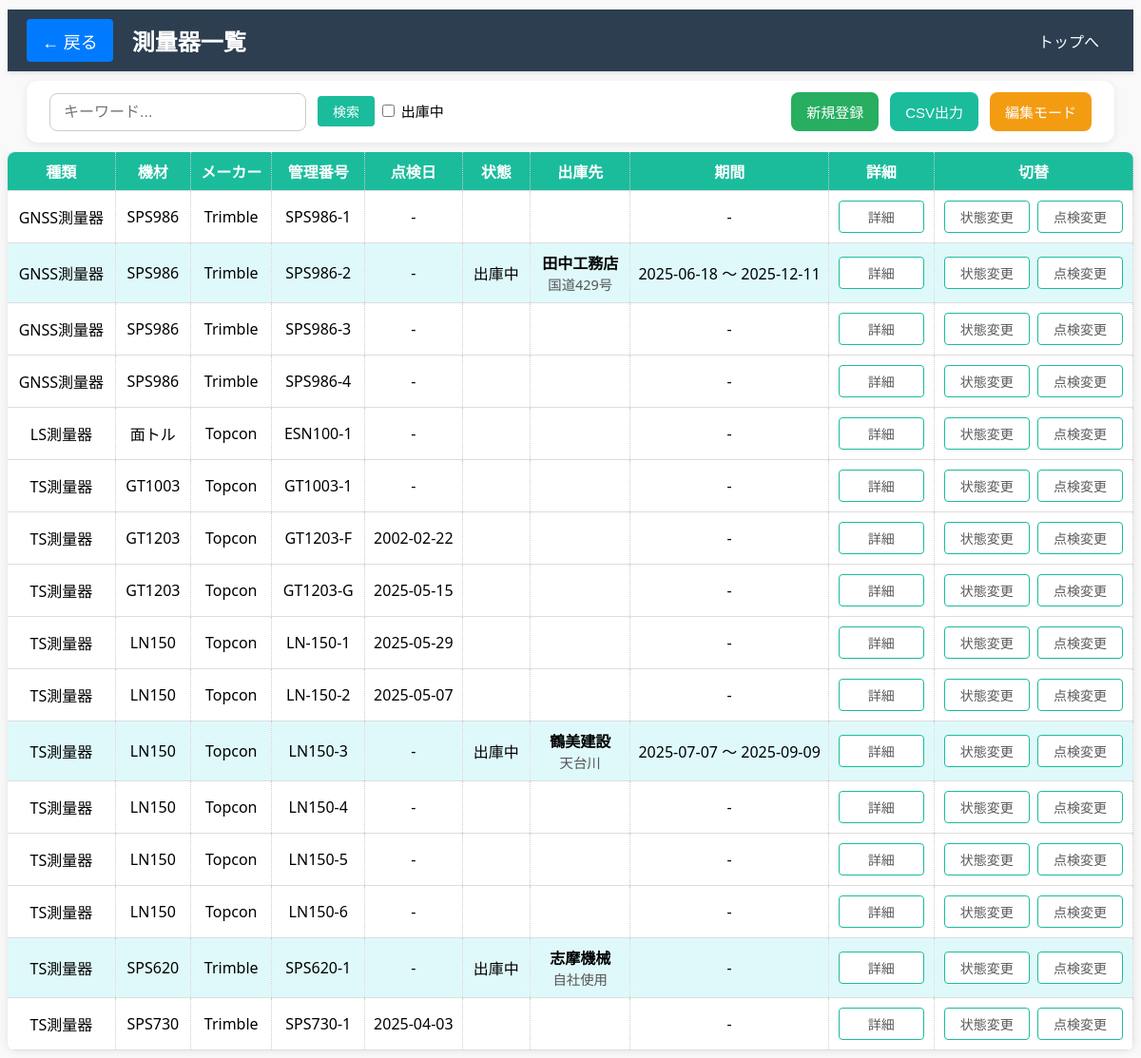
Page /surveying_list (signed in) on the committed database.
### models.py (models this page shows, shortened)
class SurveyingTool(db.Model):
    __tablename__ = 'surveying_tools'
    id = db.Column(db.Integer, primary_key=True)
    tool_type = db.Column(db.String(100), nullable=True)
    name = db.Column(db.String(100), nullable=False)              # 機材名
    manufacturer = db.Column(db.String(100), nullable=True)       # メーカー
    serial_number = db.Column(db.String(100), nullable=True)      # 管理番号
    inspection_date = db.Column(db.Date, nullable=True)           # 点検日
    pdf_filename = db.Column(db.String(255), nullable=True)
    is_active = db.Column(db.Boolean, default=True, nullable=True)  # 状態 (True=未使用、False=出庫中)
    state = db.Column(db.String(50))
    shipment_location = db.Column(db.String(255), nullable=True)   # 出庫先 会社名
    shipment_site = db.Column(db.String(255), nullable=True)       # 出庫現場
    shipment_start_date = db.Column(db.Date, nullable=True)        # 出庫開始期間
    shipment_end_date = db.Column(db.Date, nullable=True)          # 出庫終了期間
    pdf_filename = db.Column(db.String(255), nullable=True)
    updated_at = db.Column(db.DateTime, default=datetime.utcnow, onupdate=datetime.utcnow)

### main.py (the view)
@app.route('/surveying_list')
@login_required
def surveying_list():
    surveying_tools = SurveyingTool.query.order_by(
        SurveyingTool.tool_type.asc(),     # 種類で昇順（存在すれば）
        SurveyingTool.name.asc(),          # 名前で昇順
        SurveyingTool.serial_number.asc()  # 管理番号で昇順
    ).all()
    return render_template('surveying_list.html', surveying_tools=surveying_tools)

### main.py (called while the page is built)
@login_manager.user_loader
def load_user(user_id):
    return User.query.get(int(user_id))

### templates/surveying_list.html (shortened to what this page needs)
<!DOCTYPE html>
<html lang="ja">
<head>
    <link rel="stylesheet" href="{{ url_for('static', filename='surveying_tool.css') }}">
    <link rel="stylesheet" href="{{ url_for('static', filename='common.css') }}">
    <link rel="stylesheet" href="https://cdnjs.cloudflare.com/ajax/libs/font-awesome/6.4.0/css/all.min.css" />
</head>
<body>
<div class="sticky-wrapper">
    <header class="header-bar">
        <div class="left-group">
            <a href="{{ url_for('index') }}" class="back-button">← 戻る</a>
            <h1 class="page-title">測量器一覧</h1>
        </div>
        <div class="right-group">
            <a href="{{ url_for('index') }}">トップへ</a>
        </div>
    </header>
    <h2>
        <div class="about-container">
            <div class="search-container">
                <input type="text" id="search-input" placeholder="キーワード...">
                <button id="search-button">検索</button>
                    <input type="checkbox" id="shippedOnlyCheckbox" onchange="filterTable()"> 出庫中
            </div>
            <div class="action-buttons">
                <a href="{{ url_for('add_surveying_tool') }}" class="add_button">新規登録</a>
                <button class="csv-button" id="csv-export-btn">CSV出力</button>
                <button class="edit_button" onclick="toggleDeleteColumn()">編集モード</button>
            </div>
        </div>
    </h2>
</div>
<table id="printable-table">
    <thead>
        <tr>
            <th>種類</th>
            <th>機材</th>
            <th>メーカー</th>
            <th>管理番号</th>
            <th>点検日</th>
            <th>状態</th>
            <th>出庫先</th>
            <th>期間</th>
            <th>詳細</th>
            <th>切替</th>
        </tr>
    </thead>
    <tbody>
        {% for tool in surveying_tools %}
        <tr data-tool-id="{{ tool.id }}" {% if not tool.is_active and tool.state != '予定' %} class="shipped"{% endif %}>
            <td class="fixed-cell">
            <span class="display-text">{{ tool.tool_type or '' }}</span>
            </td>
            <td class="fixed-cell">
            <span class="display-text">{{ tool.name }}</span>
            </td>
            <td class="fixed-cell">
            <span class="display-text">{{ tool.manufacturer or '' }}</span>
            </td>
            <td class="fixed-cell">
            <span class="display-text">{{ tool.serial_number or '' }}</span>
            </td>
            <td class="fixed-cell">
                {{ tool.inspection_date.strftime('%Y-%m-%d') if tool.inspection_date else '-' }}
                <br>
            </td>
            <td class="status-cell">
                <span class="status-display" id="status-display-{{ tool.id }}">
                    {% if tool.state == '予定' %}
                        予定
                    {% elif not tool.is_active %}
                        出庫中
                    {% endif %}
                </span>
            </td>
            <td class="fixed-cell">
                <div>
                    <strong>{{ tool.shipment_location or '' }}</strong><br>
                    <span style="font-size: 0.9em; color: #555;">{{ tool.shipment_site or '' }}</span>
                </div>
            </td>
            <td class="fixed-cell">
                {% if tool.shipment_start_date and tool.shipment_end_date %}
                    {{ tool.shipment_start_date.strftime('%Y-%m-%d') }} ～ {{ tool.shipment_end_date.strftime('%Y-%m-%d') }}
                {% else %}
                    -
                {% endif %}
            </td>
            <td class="fixed-cell">
                <button type="button" onclick="showShipmentDetails({{ tool.id }})">詳細</button>
            </td>
            <td class="fixed-cell">
                <button type="button" onclick="toggleStateForm({{ tool.id }})">状態変更</button>
                <button type="button" onclick="showInspectionPopup({{ tool.id }})">点検変更</button>
            </td>
        </tr>
        {% endfor %}
    </tbody>
</table>
</body>
</html>

### static/surveying_tool.css (style rules this page uses)
.add_button { background-color: #27ae60; color: white; }
.csv-button, .print-button { background-color: #1abc9c; color: white; }
.edit_button { background-color: #f39c12; color: white; }
th { background-color: #1abc9c; color: white; }
th:nth-child(1), td:nth-child(1) { width: 150px; text-align: center; }
th:nth-child(2), td:nth-child(2) { width: 100px; text-align: center; }
th:nth-child(3), td:nth-child(3) { width: 100px; text-align: center; }
th:nth-child(4), td:nth-child(4) { width: 130px; text-align: center; }
th:nth-child(5), td:nth-child(5) { width: 100px; text-align: center; }
th:nth-child(6), td:nth-child(6) { width: 100px; text-align: center; }
th:nth-child(7), td:nth-child(7) { width: 150px; text-align: center; }
th:nth-child(8), td:nth-child(8), th:nth-child(9), td:nth-child(9), th:nth-child(10), td:nth-child(10) { text-align: center; }
table input[type="submit"], table button { display: inline-block; padding: 6px 12px; margin: 2px 2px; border: 1px solid #1abc9c; background-color: #ffffff; color: #5a5a5a; border-radius: 4px; font-size: 14px; font-weight: 500; text-align: center; cursor: pointer; transition: background-color 0.2s, color 0.2s; min-width: 90px; }
#search-button { background-color: #1abc9c; color: white; border: none; padding: 6px 16px; margin-left: 8px; font-size: 14px; border-radius: 4px; cursor: pointer; transition: background-color 0.3s ease; }

### static/common.css (style rules this page uses)
body { background-color: #f9f9f9; font-family: "Segoe UI", sans-serif; user-select: none; margin-top: 0px; }
h1 { text-align: center; margin-bottom: 2rem; }
h2 { font-family: "Segoe UI", sans-serif; padding: 0 20px; font-size: 15px; font-weight: 500; margin-top: 10px; }
a { display: inline-block; color: white; padding: 0.6rem 1rem; text-decoration: none; border-radius: 4px; }
.fixed-cell { position: relative; }
.sticky-wrapper { position: sticky; top: 0; background-color: #f9f9f9; z-index: 1000; padding-top: 10px; height: 150px; }
.header-bar { position: sticky; top: 0; z-index: 1000; display: flex; justify-content: space-between; align-items: center; background-color: #2c3e50; color: white; padding: 10px 20px; box-shadow: 0 2px 4px rgba(0,0,0,0.1); }
.left-group { display: flex; align-items: center; }
.right-group { display: flex; }
.page-title { margin: 0; font-size: 24px; }
.back-button { color: white; text-decoration: none; font-size: 18px; margin-right: 20px; background-color: #007bff; }
.about-container { position: sticky; top: 56px; z-index: 999; display: flex; justify-content: space-between; align-items: center; padding: 12px 24px; background-color: #ffffff; border-radius: 12px; box-shadow: 0 2px 8px rgba(0, 0, 0, 0.08); margin-bottom: 20px; gap: 20px; flex-wrap: wrap; }
.search-container input[type="text"] { padding: 10px 14px; font-size: 16px; border: 1px solid #ccc; border-radius: 8px; width: 240px; transition: border-color 0.3s; }
.action-buttons { display: flex; gap: 12px; }
.add_button, .csv-button, .edit_button, .print-button { padding: 10px 16px; font-size: 15px; border: none; border-radius: 8px; cursor: pointer; text-decoration: none; transition: background-color 0.3s, transform 0.1s; }
table { border-collapse: collapse; background-color: white; box-shadow: 0 0 10px rgba(0,0,0,0.1); border-radius: 8px; overflow: hidden; user-select: text; table-layout: fixed; max-width: 1500px; margin: 0 auto; padding: 0 20px; }
tr.shipped { background-color: #dff9fb; position: relative; }
th, td { border-right: 1px dotted #ccc; padding: 8px; white-space: nowrap; text-align: left; border-bottom: 1px solid #ddd; }

### rows in the picture
SurveyingTool: tool_type "GNSS測量器", name "SPS986", manufacturer "Trimble", serial_number "SPS986-1", inspection_date "-"
SurveyingTool: tool_type "GNSS測量器", name "SPS986", manufacturer "Trimble", serial_number "SPS986-2", inspection_date "-", is_active "出庫中", shipment_location "田中工務店", shipment_site "国道429号", shipment_start_date "2025-06-18", shipment_end_date "2025-12-11"
SurveyingTool: tool_type "GNSS測量器", name "SPS986", manufacturer "Trimble", serial_number "SPS986-3", inspection_date "-"
SurveyingTool: tool_type "GNSS測量器", name "SPS986", manufacturer "Trimble", serial_number "SPS986-4", inspection_date "-"
SurveyingTool: tool_type "LS測量器", name "面トル", manufacturer "Topcon", serial_number "ESN100-1", inspection_date "-"
SurveyingTool: tool_type "TS測量器", name "GT1003", manufacturer "Topcon", serial_number "GT1003-1", inspection_date "-"
SurveyingTool: tool_type "TS測量器", name "GT1203", manufacturer "Topcon", serial_number "GT1203-F", inspection_date "2002-02-22"
SurveyingTool: tool_type "TS測量器", name "GT1203", manufacturer "Topcon", serial_number "GT1203-G", inspection_date "2025-05-15"
SurveyingTool: tool_type "TS測量器", name "LN150", manufacturer "Topcon", serial_number "LN-150-1", inspection_date "2025-05-29"
SurveyingTool: tool_type "TS測量器", name "LN150", manufacturer "Topcon", serial_number "LN-150-2", inspection_date "2025-05-07"
SurveyingTool: tool_type "TS測量器", name "LN150", manufacturer "Topcon", serial_number "LN150-3", inspection_date "-", is_active "出庫中", shipment_location "鶴美建設", shipment_site "天台川", shipment_start_date "2025-07-07", shipment_end_date "2025-09-09"
SurveyingTool: tool_type "TS測量器", name "LN150", manufacturer "Topcon", serial_number "LN150-4", inspection_date "-"
SurveyingTool: tool_type "TS測量器", name "LN150", manufacturer "Topcon", serial_number "LN150-5", inspection_date "-"
SurveyingTool: tool_type "TS測量器", name "LN150", manufacturer "Topcon", serial_number "LN150-6", inspection_date "-"
SurveyingTool: tool_type "TS測量器", name "SPS620", manufacturer "Trimble", serial_number "SPS620-1", inspection_date "-", is_active "出庫中", shipment_location "志摩機械", shipment_site "自社使用"
SurveyingTool: tool_type "TS測量器", name "SPS730", manufacturer "Trimble", serial_number "SPS730-1", inspection_date "2025-04-03"
